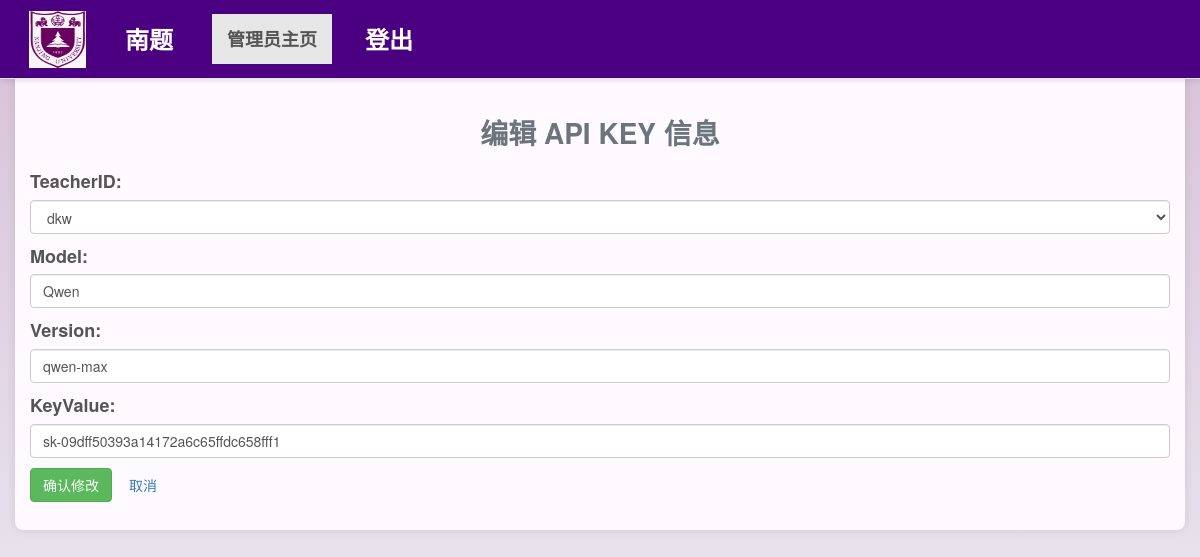
The app's page /administrator/edit_api_key/7/ (signed in) with its own data.
### users/models.py (models this page shows, shortened)
class Teacher(models.Model):
    TeacherID = models.AutoField(primary_key=True)
    Name = models.CharField(max_length=50)
    Email = models.EmailField(max_length=100, null=True, unique=True)  # , blank=True)
    Password = models.CharField(max_length=255, default="123456")
    class Meta:
        db_table = "Teacher"
        indexes = [
            models.Index(fields=["Email"], name="idx_teacher_email"),
        ]
    def __str__(self):
        return self.Name

class APIKey(models.Model):
    KeyID = models.AutoField(primary_key=True)
    TeacherID = models.ForeignKey(
        Teacher, on_delete=models.CASCADE, related_name="api_keys"
    )
    Model = models.CharField(max_length=50)
    Version = models.CharField(max_length=20)
    KeyValue = models.CharField(max_length=255)
    Status = models.BooleanField(default=True)
    class Meta:
        db_table = "APIKey"
        indexes = [
            models.Index(fields=["TeacherID", "Status"], name="idx_apikey_teacher_status"),
            models.Index(fields=["Model", "Version"], name="idx_apikey_model_version"),
        ]

### users/views.py (the view)
# urls.py: path("edit_api_key/<int:key_id>/", views.edit_api_key, name="edit_api_key"),
def edit_api_key(request, key_id):
    admin_id = request.session.get("admin_id")
    if not admin_id:
        messages.error(request, "无权限访问")
        return redirect("login")
    api_key = get_object_or_404(APIKey, KeyID=key_id)
    if request.method == "POST":
        form = EditAPIKeyForm(request.POST, instance=api_key)
        if form.is_valid():
            try:
                with transaction.atomic():  # 确保API Key更新和操作日志记录为原子操作
                    old_teacher = api_key.TeacherID.Name
                    old_model = api_key.Model
                    old_version = api_key.Version
                    old_key_value = api_key.KeyValue
                    form.save()
                    new_teacher = form.cleaned_data.get("TeacherID").Name
                    new_model = form.cleaned_data.get("Model")
                    new_version = form.cleaned_data.get("Version")
                    new_key_value = form.cleaned_data.get("KeyValue")
                    OperationLog.objects.create(
                        AdminID=get_object_or_404(Administrator, AdminID=admin_id),
                        Operation="编辑 API Key 信息",
                        Details=f'将 API Key ID {api_key.KeyID} 从教师 "{old_teacher}" 修改为教师 "{new_teacher}"，模型 "{old_model}" -> "{new_model}"，版本 "{old_version}" -> "{new_version}"，KeyValue "{old_key_value}" -> "{new_key_value}"',
                        Timestamp=timezone.now(),
                    )
                    messages.success(
                        request,
                        f"成功修改API KEY信息：{api_key.TeacherID.Name} - {api_key.KeyValue}",
                    )
                return redirect("api_key_management")
            except Exception as e:
                messages.error(request, "修改失败，请检查输入内容。")
    else:
        form = EditAPIKeyForm(instance=api_key)
    return render(request, "edit_api_key.html", {"form": form, "api_key": api_key})

### users/forms.py
class EditAPIKeyForm(ModelForm):
    class Meta:
        model = APIKey
        fields = ["TeacherID", "Model", "Version", "KeyValue"]
        widgets = {
            "TeacherID": forms.Select(attrs={"class": "form-control"}),
            "Model": forms.TextInput(attrs={"class": "form-control"}),
            "Version": forms.TextInput(attrs={"class": "form-control"}),
            "KeyValue": forms.TextInput(attrs={"class": "form-control"}),
        }

### templates/edit_api_key.html (shortened to what this page needs)
{% extends 'base.html' %}
{% block content %}
    <h2 class="page-title">编辑 API KEY 信息</h2>
    <form method="POST">
        {{ form.as_p }}
        <button type="submit" class="btn btn-success">确认修改</button>
        <a href="{% url 'api_key_management' %}" class="btn btn-secondary">取消</a>
    </form>
{% endblock %}

### static/css/styles.css (style rules this page uses)
body { font-family: 'Arial', sans-serif; color: #333; background: linear-gradient(180deg, #D8BFD8 0%, #eef1f5 100%); margin: 0; padding: 0; }
.page-title { text-align: center; font-size: 2em; color: #6c757d; margin-bottom: 20px; font-weight: bold; }
h2 { text-align: center; margin-bottom: 20px; color: #333; }
label { display: block; margin-bottom: 5px; color: #555; font-size: large; }

### records on screen
Teacher: TeacherID "dkw"
APIKey: Model "Qwen", Version "qwen-max", KeyValue "sk-09dff50393a14172a6c65ffdc658fff1"
